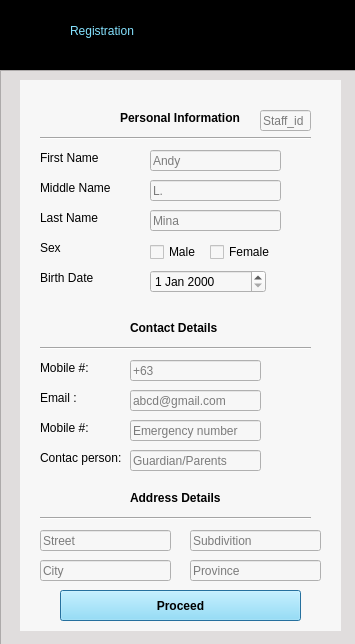
<?xml version="1.0" encoding="UTF-8"?>
<ui version="4.0">
 <class>Staff</class>
 <widget class="QDialog" name="Staff">
  <property name="geometry">
   <rect>
    <x>0</x>
    <y>0</y>
    <width>355</width>
    <height>644</height>
   </rect>
  </property>
  <property name="windowTitle">
   <string>Dialog</string>
  </property>
  <widget class="QWidget" name="widget_2" native="true">
   <property name="geometry">
    <rect>
     <x>-10</x>
     <y>0</y>
     <width>371</width>
     <height>71</height>
    </rect>
   </property>
   <property name="styleSheet">
    <string notr="true">QWidget {
    background-color: #000000;

}
</string>
   </property>
   <widget class="QLabel" name="label_13">
    <property name="geometry">
     <rect>
      <x>80</x>
      <y>0</y>
      <width>561</width>
      <height>61</height>
     </rect>
    </property>
    <property name="styleSheet">
     <string notr="true">QLabel {
	font: 30pt &quot;Segoe UI&quot;;
   color: #85E2FF;
    background-color: #000000;
}</string>
    </property>
    <property name="text">
     <string>Registration</string>
    </property>
   </widget>
  </widget>
  <widget class="QFrame" name="frame">
   <property name="geometry">
    <rect>
     <x>0</x>
     <y>70</y>
     <width>361</width>
     <height>601</height>
    </rect>
   </property>
   <property name="styleSheet">
    <string notr="true">QFrame {
    background-color: #E0DDDD;

}
</string>
   </property>
   <property name="frameShape">
    <enum>QFrame::Shape::StyledPanel</enum>
   </property>
   <property name="frameShadow">
    <enum>QFrame::Shadow::Raised</enum>
   </property>
   <widget class="QWidget" name="widget" native="true">
    <property name="geometry">
     <rect>
      <x>20</x>
      <y>10</y>
      <width>321</width>
      <height>551</height>
     </rect>
    </property>
    <property name="styleSheet">
     <string notr="true">QWidget {
    background-color: #f7f7f7;

}
</string>
    </property>
    <widget class="QLineEdit" name="lineEdit">
     <property name="geometry">
      <rect>
       <x>130</x>
       <y>70</y>
       <width>131</width>
       <height>21</height>
      </rect>
     </property>
     <property name="text">
      <string/>
     </property>
     <property name="placeholderText">
      <string>Andy</string>
     </property>
    </widget>
    <widget class="QLineEdit" name="lineEdit_2">
     <property name="geometry">
      <rect>
       <x>130</x>
       <y>100</y>
       <width>131</width>
       <height>21</height>
      </rect>
     </property>
     <property name="placeholderText">
      <string>L.</string>
     </property>
    </widget>
    <widget class="QLineEdit" name="lineEdit_3">
     <property name="geometry">
      <rect>
       <x>130</x>
       <y>130</y>
       <width>131</width>
       <height>21</height>
      </rect>
     </property>
     <property name="placeholderText">
      <string>Mina</string>
     </property>
    </widget>
    <widget class="QDateEdit" name="dateEdit">
     <property name="geometry">
      <rect>
       <x>130</x>
       <y>190</y>
       <width>116</width>
       <height>23</height>
      </rect>
     </property>
    </widget>
    <widget class="QLineEdit" name="lineEdit_7">
     <property name="geometry">
      <rect>
       <x>110</x>
       <y>280</y>
       <width>131</width>
       <height>21</height>
      </rect>
     </property>
     <property name="placeholderText">
      <string>+63</string>
     </property>
    </widget>
    <widget class="QLineEdit" name="lineEdit_8">
     <property name="geometry">
      <rect>
       <x>110</x>
       <y>310</y>
       <width>131</width>
       <height>21</height>
      </rect>
     </property>
     <property name="placeholderText">
      <string>abcd@gmail.com</string>
     </property>
    </widget>
    <widget class="QLineEdit" name="lineEdit_19">
     <property name="geometry">
      <rect>
       <x>20</x>
       <y>450</y>
       <width>131</width>
       <height>21</height>
      </rect>
     </property>
     <property name="text">
      <string/>
     </property>
     <property name="placeholderText">
      <string>Street</string>
     </property>
    </widget>
    <widget class="QLineEdit" name="lineEdit_20">
     <property name="geometry">
      <rect>
       <x>170</x>
       <y>450</y>
       <width>131</width>
       <height>21</height>
      </rect>
     </property>
     <property name="text">
      <string/>
     </property>
     <property name="placeholderText">
      <string>Subdivition</string>
     </property>
    </widget>
    <widget class="QLineEdit" name="lineEdit_21">
     <property name="geometry">
      <rect>
       <x>20</x>
       <y>480</y>
       <width>131</width>
       <height>21</height>
      </rect>
     </property>
     <property name="text">
      <string/>
     </property>
     <property name="placeholderText">
      <string>City</string>
     </property>
    </widget>
    <widget class="QLineEdit" name="lineEdit_22">
     <property name="geometry">
      <rect>
       <x>170</x>
       <y>480</y>
       <width>131</width>
       <height>21</height>
      </rect>
     </property>
     <property name="text">
      <string/>
     </property>
     <property name="placeholderText">
      <string>Province</string>
     </property>
    </widget>
    <widget class="QPushButton" name="pushButton_2">
     <property name="geometry">
      <rect>
       <x>40</x>
       <y>510</y>
       <width>241</width>
       <height>31</height>
      </rect>
     </property>
     <property name="font">
      <font>
       <bold>true</bold>
      </font>
     </property>
     <property name="styleSheet">
      <string notr="true">QPushButton {
    color: #000000;
    background-color: #85E2FF;
}
QPushButton:pressed {
    background-color: #ffffff;
    color: #000000;
}
</string>
     </property>
     <property name="text">
      <string>Proceed</string>
     </property>
    </widget>
    <widget class="QLabel" name="label">
     <property name="geometry">
      <rect>
       <x>20</x>
       <y>70</y>
       <width>101</width>
       <height>16</height>
      </rect>
     </property>
     <property name="text">
      <string>First Name</string>
     </property>
    </widget>
    <widget class="QLabel" name="label_2">
     <property name="geometry">
      <rect>
       <x>20</x>
       <y>100</y>
       <width>81</width>
       <height>16</height>
      </rect>
     </property>
     <property name="text">
      <string>Middle Name</string>
     </property>
    </widget>
    <widget class="QLabel" name="label_3">
     <property name="geometry">
      <rect>
       <x>20</x>
       <y>130</y>
       <width>71</width>
       <height>16</height>
      </rect>
     </property>
     <property name="text">
      <string>Last Name</string>
     </property>
    </widget>
    <widget class="QLabel" name="label_4">
     <property name="geometry">
      <rect>
       <x>20</x>
       <y>190</y>
       <width>61</width>
       <height>16</height>
      </rect>
     </property>
     <property name="text">
      <string>Birth Date</string>
     </property>
    </widget>
    <widget class="QLabel" name="label_5">
     <property name="geometry">
      <rect>
       <x>20</x>
       <y>160</y>
       <width>49</width>
       <height>16</height>
      </rect>
     </property>
     <property name="text">
      <string>Sex</string>
     </property>
    </widget>
    <widget class="QLabel" name="label_6">
     <property name="geometry">
      <rect>
       <x>20</x>
       <y>280</y>
       <width>49</width>
       <height>16</height>
      </rect>
     </property>
     <property name="text">
      <string>Mobile #:</string>
     </property>
    </widget>
    <widget class="QLabel" name="label_7">
     <property name="geometry">
      <rect>
       <x>20</x>
       <y>310</y>
       <width>41</width>
       <height>16</height>
      </rect>
     </property>
     <property name="text">
      <string>Email :</string>
     </property>
    </widget>
    <widget class="QCheckBox" name="checkBox_3">
     <property name="geometry">
      <rect>
       <x>130</x>
       <y>160</y>
       <width>61</width>
       <height>24</height>
      </rect>
     </property>
     <property name="text">
      <string>Male</string>
     </property>
    </widget>
    <widget class="QCheckBox" name="checkBox_5">
     <property name="geometry">
      <rect>
       <x>190</x>
       <y>160</y>
       <width>71</width>
       <height>24</height>
      </rect>
     </property>
     <property name="text">
      <string>Female</string>
     </property>
    </widget>
    <widget class="Line" name="line_2">
     <property name="geometry">
      <rect>
       <x>20</x>
       <y>50</y>
       <width>271</width>
       <height>16</height>
      </rect>
     </property>
     <property name="orientation">
      <enum>Qt::Orientation::Horizontal</enum>
     </property>
    </widget>
    <widget class="QLabel" name="label_14">
     <property name="geometry">
      <rect>
       <x>100</x>
       <y>30</y>
       <width>121</width>
       <height>16</height>
      </rect>
     </property>
     <property name="font">
      <font>
       <bold>true</bold>
      </font>
     </property>
     <property name="text">
      <string>Personal Information</string>
     </property>
    </widget>
    <widget class="Line" name="line_3">
     <property name="geometry">
      <rect>
       <x>20</x>
       <y>430</y>
       <width>271</width>
       <height>16</height>
      </rect>
     </property>
     <property name="orientation">
      <enum>Qt::Orientation::Horizontal</enum>
     </property>
    </widget>
    <widget class="QLabel" name="label_15">
     <property name="geometry">
      <rect>
       <x>110</x>
       <y>410</y>
       <width>111</width>
       <height>16</height>
      </rect>
     </property>
     <property name="font">
      <font>
       <bold>true</bold>
      </font>
     </property>
     <property name="text">
      <string>Address Details</string>
     </property>
    </widget>
    <widget class="Line" name="line_4">
     <property name="geometry">
      <rect>
       <x>20</x>
       <y>260</y>
       <width>271</width>
       <height>16</height>
      </rect>
     </property>
     <property name="orientation">
      <enum>Qt::Orientation::Horizontal</enum>
     </property>
    </widget>
    <widget class="QLabel" name="label_16">
     <property name="geometry">
      <rect>
       <x>110</x>
       <y>240</y>
       <width>111</width>
       <height>16</height>
      </rect>
     </property>
     <property name="font">
      <font>
       <bold>true</bold>
      </font>
     </property>
     <property name="text">
      <string>Contact Details</string>
     </property>
    </widget>
    <widget class="QLabel" name="label_8">
     <property name="geometry">
      <rect>
       <x>20</x>
       <y>340</y>
       <width>49</width>
       <height>16</height>
      </rect>
     </property>
     <property name="text">
      <string>Mobile #:</string>
     </property>
    </widget>
    <widget class="QLineEdit" name="lineEdit_9">
     <property name="geometry">
      <rect>
       <x>110</x>
       <y>340</y>
       <width>131</width>
       <height>21</height>
      </rect>
     </property>
     <property name="placeholderText">
      <string>Emergency number</string>
     </property>
    </widget>
    <widget class="QLineEdit" name="lineEdit_4">
     <property name="geometry">
      <rect>
       <x>240</x>
       <y>30</y>
       <width>51</width>
       <height>21</height>
      </rect>
     </property>
     <property name="text">
      <string/>
     </property>
     <property name="placeholderText">
      <string>Staff_id</string>
     </property>
    </widget>
    <widget class="QLineEdit" name="lineEdit_10">
     <property name="geometry">
      <rect>
       <x>110</x>
       <y>370</y>
       <width>131</width>
       <height>21</height>
      </rect>
     </property>
     <property name="placeholderText">
      <string>Guardian/Parents</string>
     </property>
    </widget>
    <widget class="QLabel" name="label_9">
     <property name="geometry">
      <rect>
       <x>20</x>
       <y>370</y>
       <width>81</width>
       <height>16</height>
      </rect>
     </property>
     <property name="text">
      <string>Contac person:</string>
     </property>
    </widget>
   </widget>
  </widget>
 </widget>
 <resources>
  <include location="haha.qrc"/>
 </resources>
 <connections/>
</ui>
